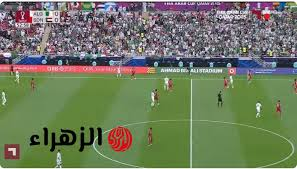
#> input picture dist/uploads/image-1766782982039.jfif, 297 x 169 px
$ python -i camera_movement_estimator.py   (imports and definitions only)
#> lines starting #> are read from the running program, lines starting #| are printed output that depends on the picture
import pickle
import cv2
import numpy as np
import os
import sys
sys.path.append('../')
from utils import measure_distance,measure_xy_distance

class CameraMovementEstimator():
    def __init__(self, frame=None):
        self.minimum_distance = 5

        self.lk_params = dict(
            winSize = (15,15),
            maxLevel = 2,
            criteria = (cv2.TERM_CRITERIA_EPS | cv2.TERM_CRITERIA_COUNT,10,0.03)
        )

        self.features = dict(
            maxCorners = 100,
            qualityLevel = 0.3,
            minDistance =3,
            blockSize = 7,
            mask = None
        )

        self.old_gray = None
        self.old_features = None

        if frame is not None:
            self.initialize(frame)

    def initialize(self, frame):
        first_frame_grayscale = cv2.cvtColor(frame, cv2.COLOR_BGR2GRAY)
        mask_features = np.zeros_like(first_frame_grayscale)
        mask_features[:,0:20] = 1
        mask_features[:,900:1050] = 1

        self.features['mask'] = mask_features

        self.old_gray = first_frame_grayscale
        self.old_features = cv2.goodFeaturesToTrack(self.old_gray, **self.features)

    def step(self, frame):
        if self.old_gray is None:
            self.initialize(frame)
            return [0, 0]

        frame_gray = cv2.cvtColor(frame, cv2.COLOR_BGR2GRAY)

        if self.old_features is None or len(self.old_features) == 0:
             self.old_features = cv2.goodFeaturesToTrack(self.old_gray, **self.features)

        if self.old_features is None: # Still no features
             self.old_gray = frame_gray
             return [0, 0]

        new_features, _, _ = cv2.calcOpticalFlowPyrLK(self.old_gray, frame_gray, self.old_features, None, **self.lk_params)

        max_distance = 0
        camera_movement_x, camera_movement_y = 0, 0

        if new_features is not None:
            for i, (new, old) in enumerate(zip(new_features, self.old_features)):
                new_features_point = new.ravel()
                old_features_point = old.ravel()

                distance = measure_distance(new_features_point, old_features_point)
                if distance > max_distance:
                    max_distance = distance
                    camera_movement_x, camera_movement_y = measure_xy_distance(old_features_point, new_features_point)

        if max_distance > self.minimum_distance:
            self.old_features = cv2.goodFeaturesToTrack(frame_gray, **self.features)

        self.old_gray = frame_gray.copy()

        return [camera_movement_x, camera_movement_y]

    # [68 lines left out: functions add_adjust_positions_to_tracks, get_camera_movement, draw_camera_movement, not called in this run]

>>> import cv2
>>> picture = cv2.imread('../../dist/uploads/image-1766782982039.jfif')
#> picture is the input picture: shape (169, 297, 3); mean B, G, R 96.3, 122.5, 112.2
>>> result = CameraMovementEstimator().step(picture)
#> in initialize, `first_frame_grayscale = cv2.cvtColor(frame, cv2.COLOR_BGR2GRAY)`:
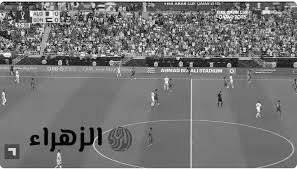
#> first_frame_grayscale: shape (169, 297); min 0, max 255, mean 116.4
#> in initialize, `self.old_features = cv2.goodFeaturesToTrack(self.old_gray, **self.feat..`: self.old_features = 20 rows, first 8: [13, 150], [12, 22], [10, 151], [18, 23], [10, 32], [5, 47], [19, 4], [8, 35]
#> result = [0, 0]

$ run again, on dist/uploads/image-1766784819308.jfif
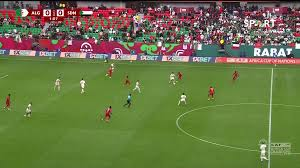
#> input picture dist/uploads/image-1766784819308.jfif, 300 x 168 px
#> picture is the input picture: shape (168, 300, 3); mean B, G, R 71, 117.3, 107.2
#> in initialize, `first_frame_grayscale = cv2.cvtColor(frame, cv2.COLOR_BGR2GRAY)`:
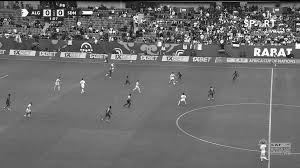
#> first_frame_grayscale: shape (168, 300); min 0, max 255, mean 108.9
#> self.old_features = [[12, 52], [16, 33], [14, 30], [16, 52], [15, 37], [7, 34], [7, 21], [4, 20], [1, 46], [1, 50]]
#> result = [0, 0]
